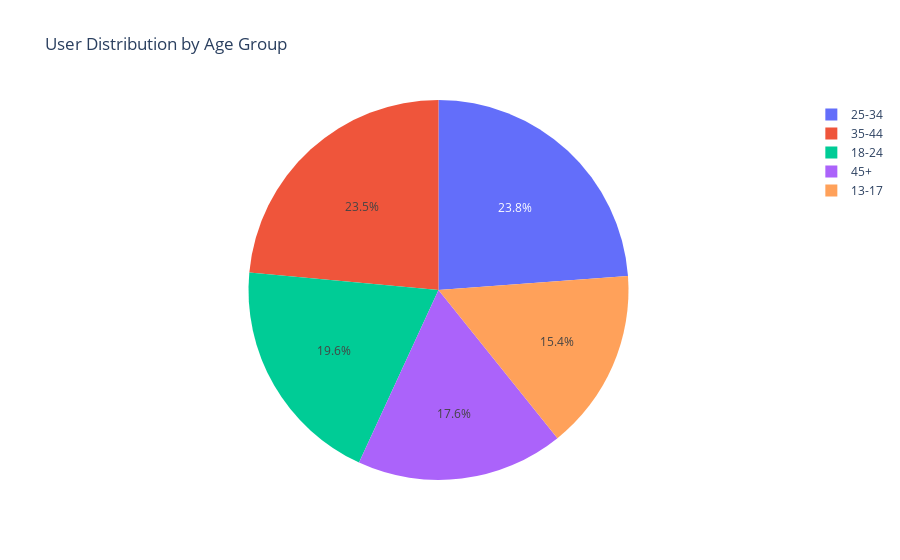

Notebook cell for this chart:
### Code cell
fig_age = px.pie(user_counts_by_age, values='UserCount', names='AgeGroup', title='User Distribution by Age Group')
fig_age.show()
plt.savefig('D:/Internship Assignment/Task3/pie.png')

### Figure 1 — Plotly figure (JSON) as saved in the notebook; plotly's stock layout.template omitted (floating-point values rounded to 4 significant figures)
{"data": [{"domain": {"x": [0, 1], "y": [0, 1]}, "hovertemplate": "AgeGroup=%{label}<br>UserCount=%{value}<extra></extra>", "labels": ["13-17", "18-24", "25-34", "35-44", "45+"], "legendgroup": "", "name": "", "showlegend": true, "type": "pie", "values": [478, 608, 739, 730, 547]}], "layout": {"legend": {"tracegroupgap": 0}, "title": {"text": "User Distribution by Age Group"}}}
